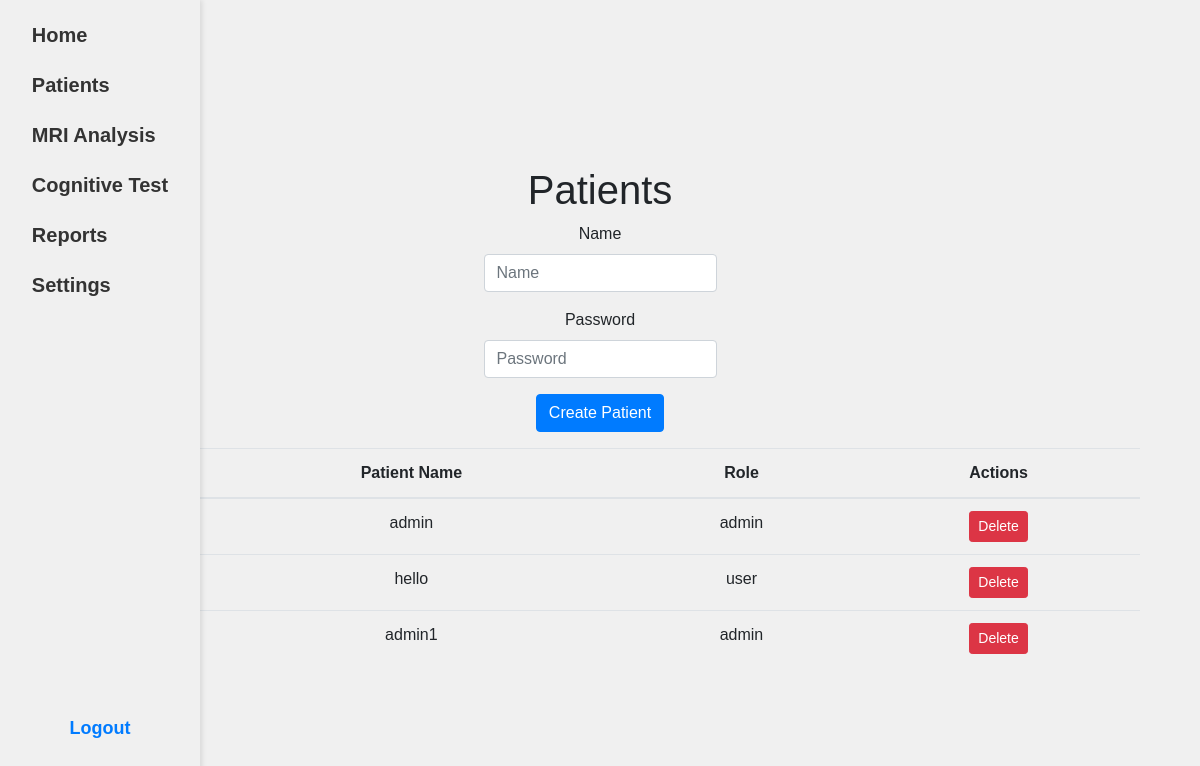
Before: /patients with the older database file.
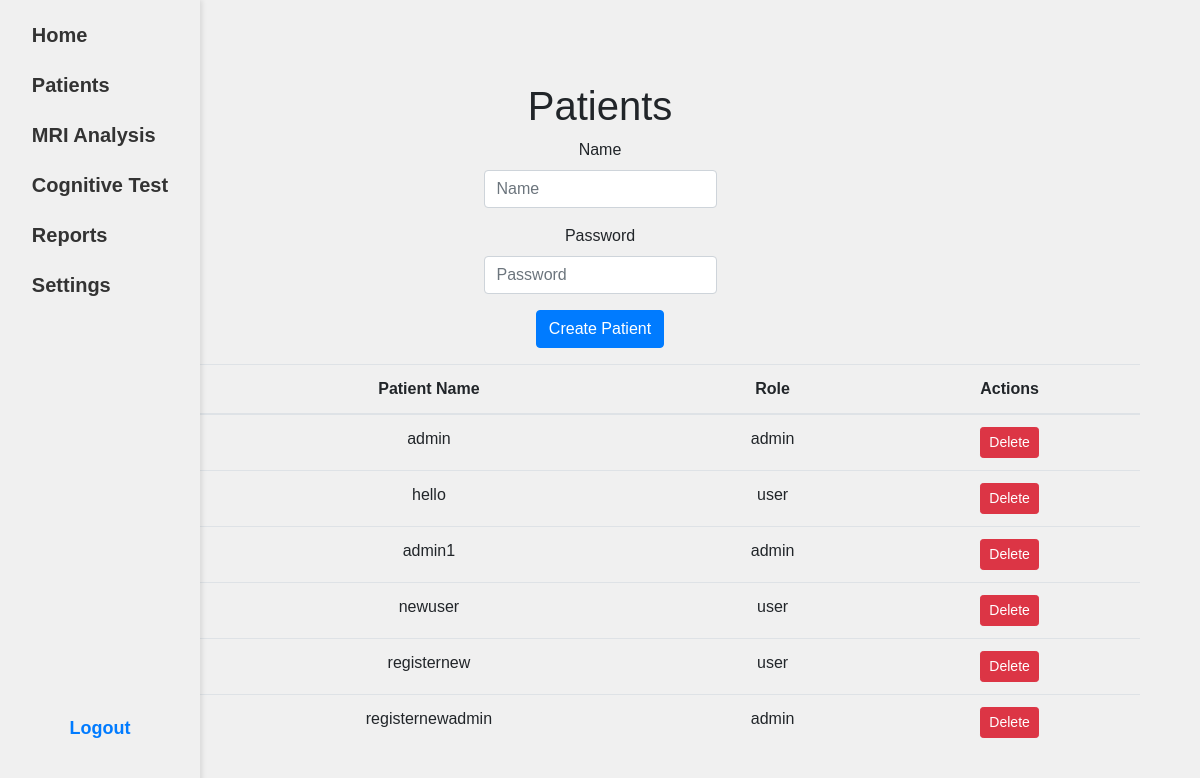
After: the same page with the newer database file.
### app.py (models this page shows, shortened)
class User(UserMixin, db.Model):
    id = db.Column(db.Integer, primary_key=True)
    username = db.Column(db.String(100), unique=True)
    password_hash = db.Column(db.String(100))
    is_admin = db.Column(db.Boolean, default=False)
    cognitive_tests = db.relationship('CognitiveTestData', backref='user', lazy=True)

### app.py (the view)
@app.route('/patients')
def patients():
    patients_data = User.query.all()  # Fetch all patients from the "user" table
    return render_template('admin/patients.html', patients=patients_data)

### templates/admin/patients.html (shortened to what this page needs)
<!DOCTYPE html>
<html lang="en">
<head>
    <link rel="stylesheet" href="https://stackpath.bootstrapcdn.com/bootstrap/4.5.2/css/bootstrap.min.css">
</head>
<body>
{% include 'admin/admin_navbar.html' %}
<div class="container mt-4">
    <div class="container mt-4">
    <h1>Patients</h1>
        <form method="POST" action="{{ url_for('create_patient') }}" class="mb-3">
            <div class="form-group">
                <label for="name">Name</label>
                <input type="text" name="name" id="name" class="form-control" placeholder="Name" required>
            </div>
            <div class="form-group">
                <label for="password">Password</label>
                <input type="password" name="password" id="password" class="form-control" placeholder="Password" required>
            </div>
            <button type="submit" class="btn btn-primary">Create Patient</button>
        </form>
        <table class="table">
            <thead>
                <tr>
                    <th>ID</th>
                    <th>Patient Name</th>
                    <th>Role</th>
                    <th>Actions</th>
                </tr>
            </thead>
            <tbody>
                {% for patient in patients %}
                <tr>
                    <td>{{ patient.id }}</td>
                    <td>{{ patient.username }}</td>
                    <td>{{ 'admin' if patient.is_admin else 'user' }}</td>
                    <td>
                        <a href="{{ url_for('delete_patient', patient_id=patient.id) }}" class="btn btn-danger btn-sm">Delete</a>
                    </td>
                </tr>
                {% endfor %}
            </tbody>
        </table>
    </div>
</body>
</html>

Changed rows visible on the page:
added User: username "newuser", is_admin "user"
added User: username "registernew", is_admin "user"
added User: username "registernewadmin", is_admin "admin"
